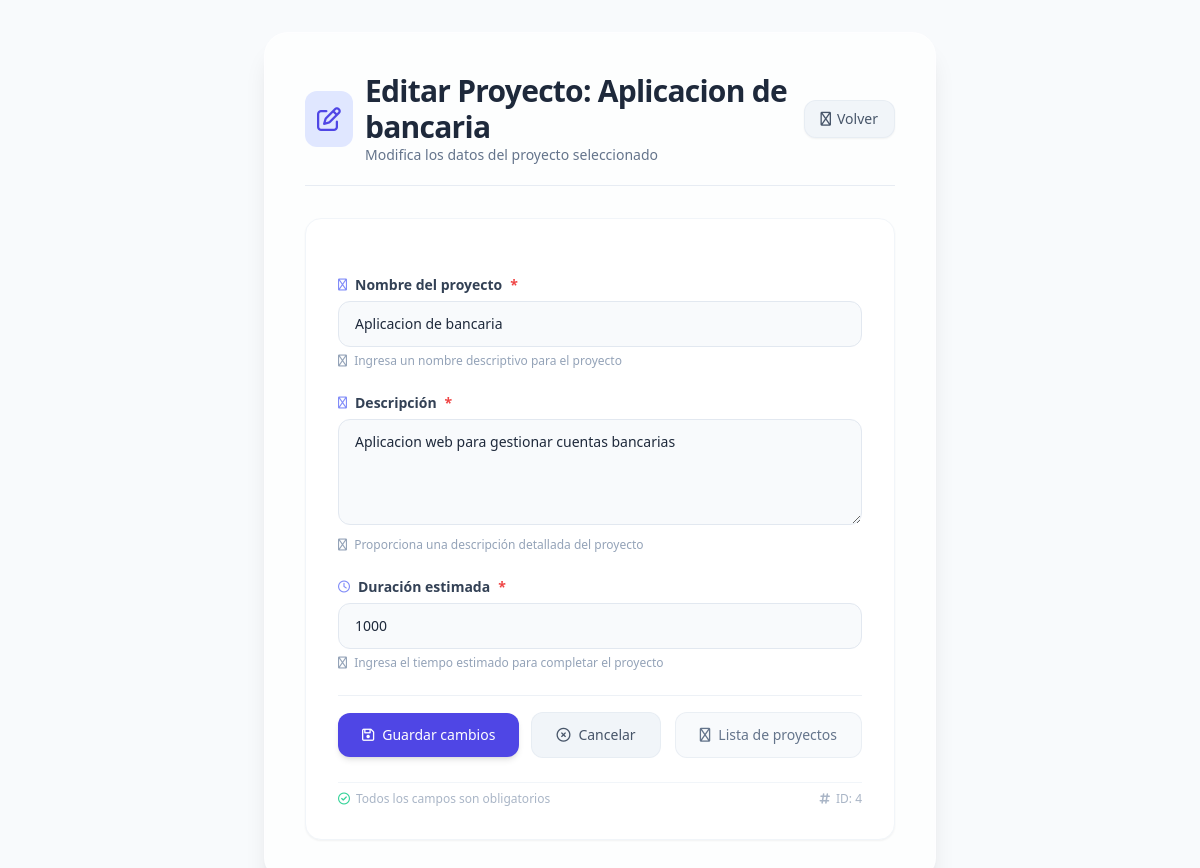
The app's page /proyectos/4/editar/ with its own data.
### gestor_proyecto/models.py (models this page shows)
class Proyecto(models.Model):
    nombre = models.CharField(max_length=100)
    descripcion = models.TextField()
    duracion = models.IntegerField()
    imagen= models.ImageField(upload_to='img/',default='img/logo.png')

### gestor_proyecto/views.py (the view, shortened to what this page needs)
# urls.py: path('proyectos/<int:id>/editar/', views.editar_proyecto, name='editar_proyecto'),
def editar_proyecto(request, id):
    proyecto= Proyecto.objects.get(id=id)
    return render(request, 'editar-proyecto.html', {'proyecto':proyecto})

### gestor_proyecto/templates/editar-proyecto.html (shortened to what this page needs)
<!DOCTYPE html>
<html lang="es">
<head>
    <script src="https://cdn.tailwindcss.com"></script>
    <link rel="stylesheet" href="https://cdnjs.cloudflare.com/ajax/libs/font-awesome/6.0.0-beta3/css/all.min.css" />
</head>
<body class="min-h-screen flex items-center justify-center p-4 md:p-8 font-sans antialiased">
    <div class="w-full max-w-2xl bg-white/70 backdrop-blur-sm rounded-3xl shadow-xl p-6 md:p-10 border border-white/40">
        <div class="flex items-center gap-3 mb-8 border-b border-slate-200/80 pb-5">
            <div class="bg-indigo-100 p-3 rounded-xl text-indigo-600">
                <i class="fa-regular fa-pen-to-square text-2xl"></i>
            </div>
            <div class="flex-1">
                <h1 class="text-2xl md:text-3xl font-bold text-slate-800 tracking-tight">
                    Editar Proyecto: {{ proyecto.nombre }}
                </h1>
                <p class="text-sm text-slate-500 font-light">
                    Modifica los datos del proyecto seleccionado
                </p>
            </div>
            <a href="{% url 'ver_proyecto' proyecto.id %}"
               class="inline-flex items-center gap-1.5 px-4 py-2 bg-slate-100 text-slate-600 text-sm font-medium rounded-xl border border-slate-200/60 hover:bg-slate-200 hover:border-slate-300 transition-all duration-150 shadow-sm hover:shadow">
                <i class="fa-regular fa-arrow-left"></i>
                <span class="hidden sm:inline">Volver</span>
            </a>
        </div>
        <div class="form-card bg-white rounded-2xl p-6 md:p-8 border border-slate-100 shadow-sm">
            <form method="post" class="space-y-6">
                <div class="space-y-1.5">
                    <label for="id_nombre" class="flex items-center gap-2 text-sm font-semibold text-slate-700">
                        <i class="fa-regular fa-tag text-indigo-400 text-xs"></i>
                        Nombre del proyecto <span class="text-red-500">*</span>
                    </label>
                    <input type="text"
                           name="nombre"
                           id="id_nombre"
                           value="{{ proyecto.nombre }}"
                           required
                           placeholder="Ej: Desarrollo E-commerce"
                           class="w-full px-4 py-3 bg-slate-50 border border-slate-200 rounded-xl text-slate-800 placeholder:text-slate-400 text-sm focus:border-indigo-400 focus:ring-2 focus:ring-indigo-100 transition-all duration-150" />
                    <p class="text-xs text-slate-400 mt-1">
                        <i class="fa-regular fa-circle-info mr-1"></i>
                        Ingresa un nombre descriptivo para el proyecto
                    </p>
                </div>
                <div class="space-y-1.5">
                    <label for="id_descripcion" class="flex items-center gap-2 text-sm font-semibold text-slate-700">
                        <i class="fa-regular fa-align-left text-indigo-400 text-xs"></i>
                        Descripción <span class="text-red-500">*</span>
                    </label>
                    <textarea name="descripcion"
                              id="id_descripcion"
                              rows="4"
                              required
                              placeholder="Describe el objetivo y alcance del proyecto..."
                              class="w-full px-4 py-3 bg-slate-50 border border-slate-200 rounded-xl text-slate-800 placeholder:text-slate-400 text-sm focus:border-indigo-400 focus:ring-2 focus:ring-indigo-100 transition-all duration-150 resize-y">{{ proyecto.descripcion }}</textarea>
                    <p class="text-xs text-slate-400 mt-1">
                        <i class="fa-regular fa-circle-info mr-1"></i>
                        Proporciona una descripción detallada del proyecto
                    </p>
                </div>
                <div class="space-y-1.5">
                    <label for="id_duracion" class="flex items-center gap-2 text-sm font-semibold text-slate-700">
                        <i class="fa-regular fa-clock text-indigo-400 text-xs"></i>
                        Duración estimada <span class="text-red-500">*</span>
                    </label>
                    <input type="text"
                           name="duracion"
                           id="id_duracion"
                           value="{{ proyecto.duracion }}"
                           required
                           placeholder="Ej: 3 semanas, 2 meses, 10 días"
                           class="w-full px-4 py-3 bg-slate-50 border border-slate-200 rounded-xl text-slate-800 placeholder:text-slate-400 text-sm focus:border-indigo-400 focus:ring-2 focus:ring-indigo-100 transition-all duration-150" />
                    <p class="text-xs text-slate-400 mt-1">
                        <i class="fa-regular fa-circle-info mr-1"></i>
                        Ingresa el tiempo estimado para completar el proyecto
                    </p>
                </div>
                <div class="pt-4 flex flex-col sm:flex-row items-center gap-3 border-t border-slate-200/60">
                    <button type="submit"
                            class="w-full sm:w-auto inline-flex items-center justify-center gap-2 px-6 py-3 bg-indigo-600 text-white text-sm font-medium rounded-xl hover:bg-indigo-700 transition-all duration-150 shadow-md hover:shadow-lg focus:ring-2 focus:ring-indigo-300 focus:ring-offset-2">
                        <i class="fa-regular fa-floppy-disk"></i>
                        Guardar cambios
                    </button>
                    <a href="{% url 'ver_proyecto' proyecto.id %}"
                       class="w-full sm:w-auto inline-flex items-center justify-center gap-2 px-6 py-3 bg-slate-100 text-slate-600 text-sm font-medium rounded-xl hover:bg-slate-200 transition-all duration-150 border border-slate-200/60">
                        <i class="fa-regular fa-xmark-circle"></i>
                        Cancelar
                    </a>
                    <a href="{% url 'proyectos' %}"
                       class="w-full sm:w-auto inline-flex items-center justify-center gap-2 px-6 py-3 bg-slate-50 text-slate-500 text-sm font-medium rounded-xl hover:bg-slate-100 transition-all duration-150 border border-slate-200/60 ml-auto">
                        <i class="fa-regular fa-arrow-left"></i>
                        <span class="hidden sm:inline">Lista de proyectos</span>
                    </a>
                </div>
                <div class="text-xs text-slate-400/80 flex justify-between items-center pt-2 border-t border-slate-100 mt-4">
                    <span class="flex items-center gap-1.5">
                        <i class="fa-regular fa-circle-check text-emerald-400"></i>
                        Todos los campos son obligatorios
                    </span>
                    <span class="flex items-center gap-1.5">
                        <i class="fa-regular fa-hashtag"></i>
                        ID: {{ proyecto.id }}
                    </span>
                </div>
            </form>
        </div>
    </div>
</body>
</html>

### gestor_proyecto/templates/editar-proyecto.html (style rules this page uses)
body { background: #f8fafc; }
.form-card { transition: transform 0.15s ease, box-shadow 0.15s ease; }
input, textarea { transition: border-color 0.15s ease, box-shadow 0.15s ease; }

### records on screen
Proyecto: nombre "Aplicacion de bancaria", descripcion "Aplicacion web para gestionar cuentas bancarias", duracion "1000", id "4"
